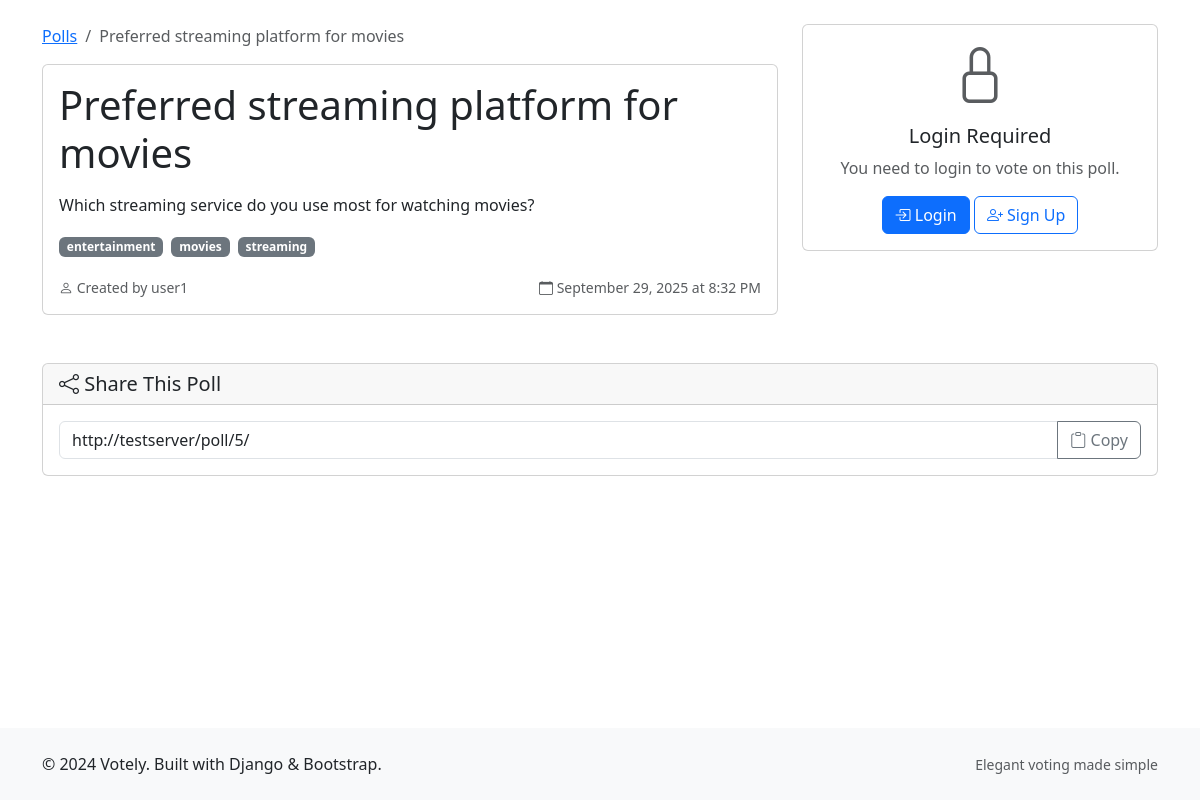
The app's page /poll/5/ with its own data.
### polls/models.py (models this page shows, shortened)
class Poll(models.Model):
    title = models.CharField(max_length=200)
    description = models.TextField()
    created_at = models.DateTimeField(auto_now_add=True)
    updated_at = models.DateTimeField(auto_now=True)
    created_by = models.ForeignKey(User, on_delete=models.CASCADE, related_name='polls')
    is_active = models.BooleanField(default=True)
    tags = TaggableManager(blank=True)
    objects = models.Manager()
    class Meta:
        ordering = ['-created_at']
    @property
    def total_votes(self):
        return sum(choice.vote_count for choice in self.choices.all())
    def get_results(self):
        total = self.total_votes
        results = []
        for choice in self.choices.all():
            count = choice.vote_count
            percentage = (count / total * 100) if total > 0 else 0
            results.append({
                'choice': choice,
                'count': count,
                'percentage': round(percentage, 1)
            })
        return results

### polls/views.py (the view)
# urls.py: path('poll/<int:pk>/', views.PollDetailView.as_view(), name='detail'),
class PollDetailView(DetailView):
    model = Poll
    template_name = 'polls/poll_detail.html'
    context_object_name = 'poll'
    def get_queryset(self):
        return Poll.objects.filter(is_active=True).prefetch_related('choices')
    def get_context_data(self, **kwargs):
        context = super().get_context_data(**kwargs)
        poll = self.object
        if self.request.user.is_authenticated:
            context['vote_form'] = VoteForm(poll=poll, user=self.request.user)
            context['user_vote'] = poll.user_vote(self.request.user)
        context['results'] = poll.get_results()
        return context

### polls/voting.py (called while the page is built)
    def for_object(self, obj):
        content_type = ContentType.objects.get_for_model(obj)
        return self.filter(content_type=content_type, object_id=obj.pk)

    @property
    def vote_count(self):
        return Vote.objects.for_object(self).count()

### templates/polls/poll_detail.html (shortened to what this page needs)
{% extends 'base.html' %}
{% load component_tags %}
{% block content %}
<div class="row" data-poll-id="{{ poll.pk }}">
    <div class="col-lg-8">
        <nav aria-label="breadcrumb">
            <ol class="breadcrumb">
                <li class="breadcrumb-item"><a href="{% url 'polls:list' %}">Polls</a></li>
                <li class="breadcrumb-item active">{{ poll.title|truncatechars:50 }}</li>
            </ol>
        </nav>
        <div class="card">
            <div class="card-body">
                <h1 class="card-title">{{ poll.title }}</h1>
                <p class="card-text">{{ poll.description|linebreaks }}</p>
                {% if poll.tags.all %}
                <div class="tag-list mb-3">
                    {% for tag in poll.tags.all %}
                        <a href="{% url 'polls:list' %}?tags={{ tag.name }}" class="badge bg-secondary text-decoration-none">
                            {{ tag.name }}
                        </a>
                    {% endfor %}
                </div>
                {% endif %}
                <div class="d-flex justify-content-between align-items-center text-muted">
                    <small>
                        <i class="bi bi-person"></i> Created by {{ poll.created_by.username }}
                    </small>
                    <small>
                        <i class="bi bi-calendar"></i> {{ poll.created_at|date:"F d, Y \a\\t g:i A" }}
                    </small>
                </div>
            </div>
        </div>
    </div>
    <div class="col-lg-4">
        {% if user.is_authenticated %}
            {% component "vote_form" form=vote_form poll=poll user_vote=user_vote / %}
        {% else %}
            <div class="card">
                <div class="card-body text-center">
                    <i class="bi bi-lock display-4 text-muted"></i>
                    <h5 class="mt-3">Login Required</h5>
                    <p class="text-muted">You need to login to vote on this poll.</p>
                    <a href="{% url 'account_login' %}?next={{ request.get_full_path }}" class="btn btn-primary">
                        <i class="bi bi-box-arrow-in-right"></i> Login
                    </a>
                    <a href="{% url 'account_signup' %}" class="btn btn-outline-primary">
                        <i class="bi bi-person-plus"></i> Sign Up
                    </a>
                </div>
            </div>
        {% endif %}
    </div>
</div>
<div class="row mt-4">
    <div class="col-12">
        <div class="card">
            <div class="card-header">
                <h5 class="mb-0"><i class="bi bi-share"></i> Share This Poll</h5>
            </div>
            <div class="card-body">
                <div class="input-group">
                    <input type="text" class="form-control"
                           value="{{ request.build_absolute_uri }}"
                           id="share-url" readonly>
                    <button class="btn btn-outline-secondary"
                            onclick="copyToClipboard()"
                            id="copy-btn">
                        <i class="bi bi-clipboard"></i> Copy
                    </button>
                </div>
            </div>
        </div>
    </div>
</div>
{% endblock %}

### templates/base.html (style rules this page uses)
.tag-list .badge { margin-right: 0.25rem; margin-bottom: 0.25rem; }
body { display: flex; flex-direction: column; min-height: 100vh; }

### records on screen
Poll: title "Preferred streaming platform for movies", description "Which streaming service do you use most for watching movies?", created_by.username "user1", created_at "September 29, 2025 at 8:32 PM"
Tag: name "entertainment"
Tag: name "movies"
Tag: name "streaming"
